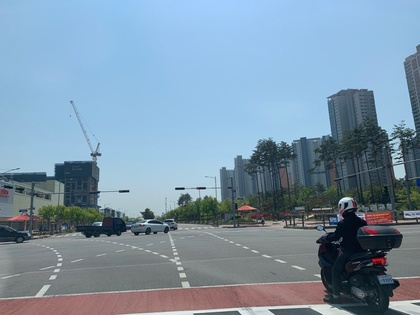
%> input picture sensor/lane0511.jpg, 420 x 315 px, shrunk from 960 x 720 before the run
$ octave sensor_lane_hw.m   (GNU Octave 9; MATLAB toolbox functions it lacks are replaced by stand-ins)
%> lines starting %> are read from the running program, lines starting %| are printed output that depends on the picture
%%
clear;
% 사진 읽기
img_ori=imread('lane0511.jpg');
%> img_ori is the input picture: size 315x420x3 uint8; mean R, G, B 124.1, 147.7, 166.8
% rgb 3채널의 값을 1채널로 변경.
img_gray=rgb2gray(img_ori);
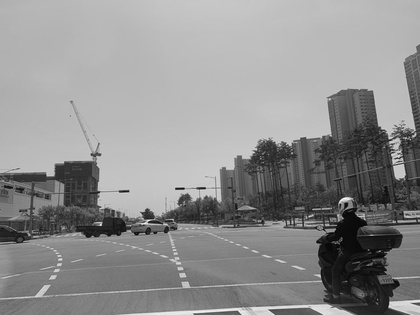
%> img_gray: size 315x420 uint8; min 2, max 249, mean 142.8
% 이후 계산을 위해 자료형을 double로 변경
img_gray=double(img_gray);
%> img_gray: size 315x420 double
col=length(img_gray(:,1));
%> col = 315
row=length(img_gray(1,:));
%> row = 420
% 사진 중 아래쪽 절반만 사용
img_gray=img_gray(col/2:col,1:row);
%> img_gray: size 158x420 double
figure(1);clf;imshow(uint8(img_gray))
% 가우시안 필터. 사이즈=5, σ=5
g1=fspecial('gaussian',[3 3],5);
% 이미지에 가우시안 필터 적용. 이미지가 약간 블러 처리되면서
% 노이즈가 죽는다.
img1=filter2(g1,img_gray,'same');
% 소벨 마스크를 통해 공간상의 엣지를 검출한다
sobelMaskx=[-1,0,1;-2,0,2;-1,0,1];
sobelMasky=[1,2,1;0,0,0;-1,-2,-1];
G_X=conv2(img1,sobelMaskx,'same');
G_Y=conv2(img1,sobelMasky,'same');
magnitude=(G_X.^2)+(G_Y.^2);
%  유클리드 거리를 구함=> 대각선 거리를 구함.(edge의 크기=강도(얼마나 흰색인지)를 확인한다.)
magnitude=sqrt(magnitude);
theta=atan2(G_Y,G_X);
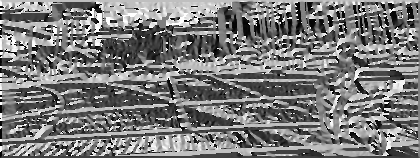
%> theta: size 158x420 double; min -3.14, max 3.14, mean -0.12; drawn with min black and max white
theta=theta*180/pi;
col=length(img_gray(:,1));
%> col = 158
row=length(img_gray(1,:));
% atan2 출력값이 음수인 경우도 있으므로 이 경우 360을 더해 theta값을 0~360 사이로 만들어준다.
for i=1:col
        for j=1:row
            if (theta(i,j)<0)
                theta(i,j)=360+theta(i,j);
            end
        end
end
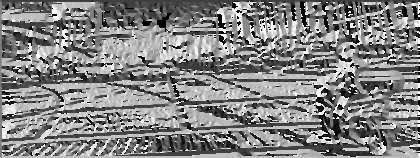
%> theta: size 158x420 double; min 0, max 360, mean 186.2; drawn with min black and max white
qtheta=zeros(col,row);
%> qtheta: size 158x420 double; every value is 0
for i=1:col
    for j=1:row
        if (((theta(i,j)>=0) && (theta(i,j) <22.5)) ||...
                ((theta(i,j)>=157.5) && (theta(i,j)<202.5)) ||...
                ((theta(i,j)>=337.5) && (theta(i,j)<=360)))
            qtheta(i,j)=0;
        elseif (((theta(i,j)>=22.5) && (theta(i,j) <67.5)) ...
                || ((theta(i,j)>=202.5) && (theta(i,j)<247.5)))
            qtheta(i,j)=1;
        elseif (((theta(i,j)>=67.5) && (theta(i,j) <112.5))...
                || ((theta(i,j)>=247.5) && (theta(i,j)<292.5)))
            qtheta(i,j)=2;
        elseif (((theta(i,j)>=112.5) && (theta(i,j) <157.5)) ...
                || ((theta(i,j)>=292.5) && (theta(i,j)<337.5)))
            qtheta(i,j)=3;
        end
    end
end
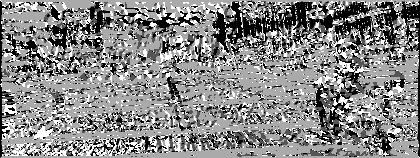
%> qtheta: size 158x420 double; min 0, max 3, mean 1.6; drawn with min black and max white
% 앞에서 나온 theta값을 바탕으로 구간을 나눠 해당 구간에 해당하는 값을 매겨 그룹화.
% 주변 픽셀을 보고 판단
BW=zeros(col,row);
for i=2:col-1
    for j=2:row-1
        % 수평방향 직선
        if (qtheta(i,j)==0)
            BW(i,j)=(magnitude(i,j)==max([magnitude(i,j),magnitude(i,j+1),magnitude(i,j-1)]));
        % 3시방향으로 기운 직선
        elseif (qtheta(i,j)==1)
            BW(i,j)=(magnitude(i,j)==max([magnitude(i,j),magnitude(i+1,j-1),magnitude(i-1,j+1)]));
        % 수직방향 직선
        elseif (qtheta(i,j)==2)
            BW(i,j)=(magnitude(i,j)==max([magnitude(i,j),magnitude(i+1,j),magnitude(i-1,j)]));
        % 9시방향 직선
        elseif (qtheta(i,j)==3)
            BW(i,j)=(magnitude(i,j)==max([magnitude(i,j),magnitude(i+1,j+1),magnitude(i-1,j-1)]));
        end
    end
end
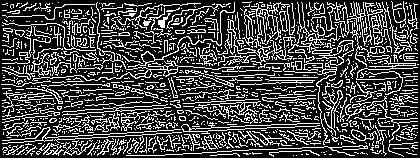
%> BW: size 158x420 double; values 0 (black) and 1 (white), 27.6% white in thin lines or dots
BW=BW.*magnitude;
% 최소 임계점과 최대 임계점을 지정.
T_min=0.1;T_max=0.4;
T_min=T_min* max(max(BW));T_max=T_max* max(max(BW)); %2D의 최대값 찾음.
%> after `T_min=T_min* max(max(BW))`: T_min = 48.81
%> after `T_max=T_max* max(max(BW))`: T_max = 195.2
edge_final=zeros(col,row);
for i=1:col
    for j=1:row
        % 최저 임계점 미만
        if (BW(i,j)<T_min)
            edge_final(i,j)=0;
        % 최대 임계점 초과
        elseif (BW(i,j)>T_max)
            edge_final(i,j)=1;
        % 그 중간에 있는 경우 주위에 edge인 픽셀이 있는지 보고 판단
        elseif (BW(i+1,j)>T_max || BW(i-1,j)>T_max || BW(i,j+1)>T_max ...
                || BW(i,j-1)>T_max || BW(i-1,j-1)>T_max || BW(i-1,j+1)>T_max || ...
                BW(i+1,j+1)>T_max || BW(i+1,j-1)>T_max) %자신 이외의 8개의 인근 픽셀이 최대 임계점 초과시 현재 픽셀 엣지로 사용.
            edge_final(i,j)=1;
        end
    end
end
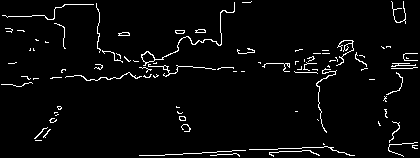
%> edge_final: size 158x420 double; values 0 (black) and 1 (white), 3.5% white in thin lines or dots
% 결과 출력
img_canny=uint8(edge_final.*255);
%> img_canny: size 158x420 uint8; 3.5% white in thin lines or dots
output_img=img_canny;
figure();clf;imshow(output_img);title('size=3,\sigma=5,max=0.4,min=0.1');
%% 매트랩에 내장되어 있는 edge함수 사용해 edge 검출.
img_ori=imread('lane0511.jpg');
img_gray=rgb2gray(img_ori);
img_gray=img_gray(length(img_gray(:,1))/2:end,1:end);
img_edge=edge(img_gray,'Canny',[0.1 0.2],0.5);
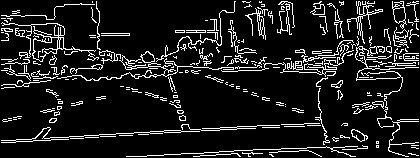
%> img_edge: size 158x420 logical; 11.2% white in thin lines or dots
figure();imshow(img_edge);
